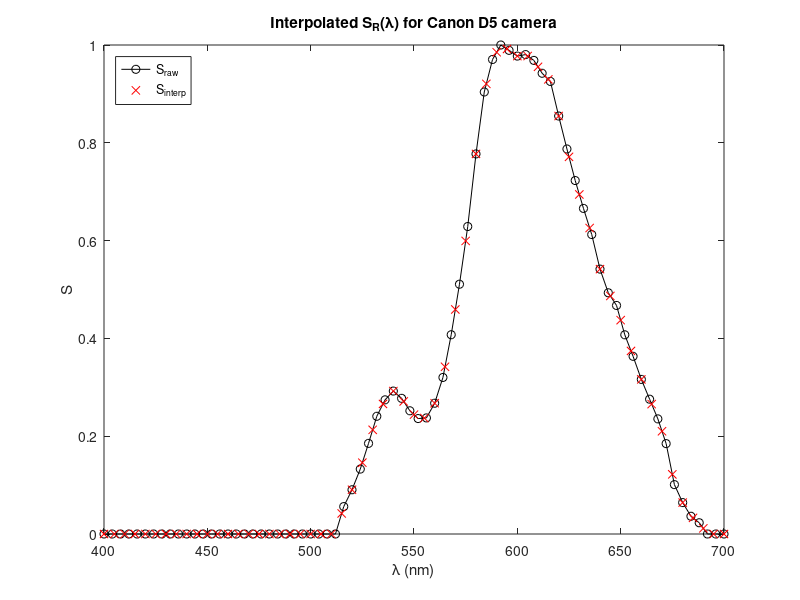
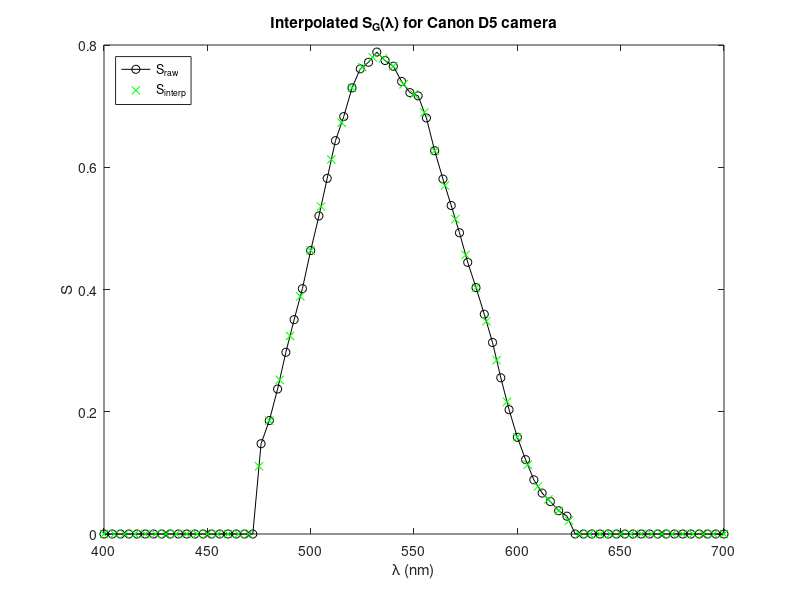
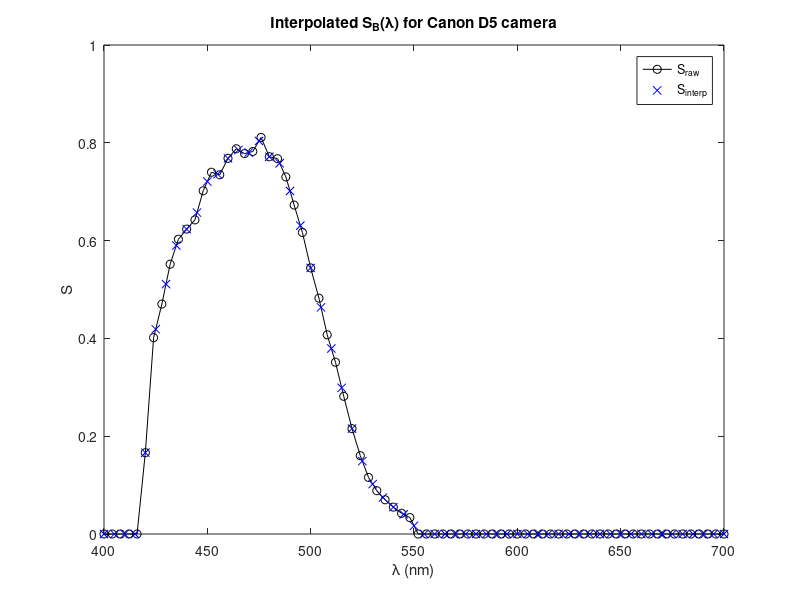

The MATLAB source for these figures, in order: (Note: this script raises an error after producing the figures.)
%%reading the spectral sensitivity, S(lambda), of Canon D5 camera
[data] = textread('2_Spectral_Imaging/camera_8_spectra.txt','','delimiter', ' ');
Lambda_raw = data(:,1); %1st column of data is the wavelength
S_R_raw = data(:,2); %2nd column contains the sensitivity on R channel
S_G_raw = data(:,3); %3rd column contains the sensitivity on G channel
S_B_raw = data(:,4); %4th column contains the sensitivity on B channel

%majority of the spectral power distribution P(lambda) of light sources and
%reflectance of an object R(lambda) are in intervals d_lambda = 5nm.
%The S(lambada) that we have are in intervals of 4nm, thus, we need to
%interpolate the data:
Lamda = [400:5:700]; %400 to 700 nm in intervals of 5nm
Lamda = Lamda'; %transposing Lambda
%final spectral sensitivity with correct inteval:
S_R = interp1(Lambda_raw, S_R_raw, Lamda); 
S_G = interp1(Lambda_raw, S_G_raw, Lamda);
S_B = interp1(Lambda_raw, S_B_raw, Lamda);

%% Plotting the interpolated values
figure(1); plot(Lambda_raw, S_R_raw,'-ko'); hold on; plot(Lamda,S_R,'rx'); 
legend('S_{raw}','S_{interp}', 'Location','northwest');
xlabel('\lambda (nm)'); ylabel ('S');
title('Interpolated S_{R}(\lambda) for Canon D5 camera');
figure(2); plot(Lambda_raw, S_G_raw,'-ko'); hold on; plot(Lamda,S_G,'gx');
legend('S_{raw}','S_{interp}', 'Location','northwest');
xlabel('\lambda (nm)'); ylabel ('S');
title('Interpolated S_{G}(\lambda) for Canon D5 camera');
figure(3); plot(Lambda_raw, S_B_raw,'-ko'); hold on; plot(Lamda,S_B,'bx');
legend('S_{raw}','S_{interp}', 'Location','northeast');
xlabel('\lambda (nm)'); ylabel ('S');
title('Interpolated S_{B}(\lambda) for Canon D5 camera');

%% Reading the xls file
P_lambda = readmatrix('2_Spectral_Imaging/D65_and_A.xls'); %light source
%P_lambda = readmatrix('Fluorescents.xls'); %lightsource of fluorescent
R_lambda = readmatrix('2_Spectral_Imaging/MacbethColorChecker.xls'); %reflectivity of object

%The light source and macbeth color chart does not match the range of our
%desired wavelength - lightsource (300,830), macbeth(380,780).
%To match, we will only extract 400 to 700nm.
range = P_lambda(:, 1) > 399 & P_lambda(:, 1) < 701;
P_lambda = P_lambda(range, :);
range = R_lambda(:, 1) > 399 & R_lambda(:, 1) < 701;
R_lambda = R_lambda(range, :);

%% Applying equation 2
j = 2 %index of lightsource data, j=2 for A, j=8 for D65
t = tiledlayout(4,6,'TileSpacing','none','Padding','compact');
V_red_all = [];
for i = 2:25 %index of Macbeth patches, starts at i=2 
    %element-to-element multiplication and getting the integral/summation
    PRS_red = P_lambda(:,j).* R_lambda(:,i).*S_R(:,1); 
    PRS_red_sum = sum(PRS_red);
    PRS_green = P_lambda(:,j).* R_lambda(:,i).*S_G(:,1);
    PRS_green_sum = sum(PRS_green);
    PRS_blue = P_lambda(:,j).* R_lambda(:,i).*S_B(:,1);
    PRS_blue_sum = sum(PRS_blue);
    
    PS_red = P_lambda(:,j).* S_R(:,1);
    PS_red_sum = sum(PS_red);
    PS_green = P_lambda(:,j).* S_G(:,1);
    PS_green_sum = sum(PS_green);
    PS_blue = P_lambda(:,j).* S_B(:,1);
    PS_blue_sum = sum(PS_blue);
    
    V_red = (PRS_red_sum/PS_red_sum);
    V_green = (PRS_green_sum/PS_green_sum);
    V_blue = (PRS_blue_sum/PS_blue_sum);
    %V_red = PRS_red_sum;
    %V_red_all = [V_red_all, V_red];
    %V_green = PRS_green_sum;
    %V_blue = PRS_blue_sum;
    
    %creating the individual patches
    PATCH = ones(100,100,3);
    PATCH(:,:,1) = V_red;
    PATCH(:,:,2) = V_green;
    PATCH(:,:,3) = V_blue;
    nexttile; imshow(PATCH);
end
%% Rendering a scene/natural images
%[data] = textread('Spectral_Imaging/camera_8_spectra.txt','','delimiter', ' ');
[data] = textread('2_Spectral_Imaging/Nikon D1X.txt','','delimiter', ' ');
Lambda_raw = data(:,1); %1st column of data is the wavelength
S_R_raw = data(:,2); %2nd column contains the sensitivity on R channel
S_G_raw = data(:,3); %3rd column contains the sensitivity on G channel
S_B_raw = data(:,4); %4th column contains the sensitivity on B channel

Lamda = [400:10:700]; %400 to 700 nm in intervals of 5nm
Lamda = Lamda'; %transposing Lambda

%final spectral sensitivity with correct interval:
S_R = interp1(Lambda_raw, S_R_raw, Lamda); 
S_G = interp1(Lambda_raw, S_G_raw, Lamda);
S_B = interp1(Lambda_raw, S_B_raw, Lamda);

%load Spectral_Imaging/Scene7/ref_ribeira1bbb_reg1.mat
load 2_Spectral_Imaging/Scene4/ref_cyflower1bb_reg1.mat
R_lambda = reflectances;
R_lambda(:,:,33) = []; %removing 720nm
R_lambda(:,:,32) = []; %removing 710nm

%% 
for j = 2:6:6
    %P_lambda = readmatrix('Spectral_Imaging/Fluorescents.xls'); %lightsource of fluorescent
    P_lambda = readmatrix('2_Spectral_Imaging/D65_and_A.xls');
    %P_lambda(1,:)= []; %for Fluorescent light
    range = P_lambda(:, 1) > 399 & P_lambda(:, 1) < 701;
    P_lambda = interp1(P_lambda(:,1), P_lambda(:,j), Lamda); 
    
    V_red_all = [];
    V_green_all = [];
    V_blue_all = [];
    for x = 1:size(R_lambda,1)
        V_red_column = [];
        V_green_column = [];
        V_blue_column = [];
        for y = 1:size(R_lambda,2)
            R_lambda_1 = [];
            for z = 1:31
                R_lambda_1 = [R_lambda_1, R_lambda(x,y,z)];
            end
            R_lambda_1 = R_lambda_1.';
            PRS_red = P_lambda(:,1).* R_lambda_1(:,1).*S_R(:,1); 
            PRS_red_sum = sum(PRS_red);
            PRS_green = P_lambda(:,1).* R_lambda_1(:,1).*S_G(:,1);
            PRS_green_sum = sum(PRS_green);
            PRS_blue = P_lambda(:,1).* R_lambda_1(:,1).*S_B(:,1);
            PRS_blue_sum = sum(PRS_blue);
            
            PS_red = P_lambda(:,1).* S_R(:,1);
            PS_red_sum = sum(PS_red);
            PS_green = P_lambda(:,1).* S_G(:,1);
            PS_green_sum = sum(PS_green);
            PS_blue = P_lambda(:,1).* S_B(:,1);
            PS_blue_sum = sum(PS_blue);
    
            V_red = (PRS_red_sum/PS_red_sum);
            V_red_column = [V_red_column,V_red];
            V_green = (PRS_green_sum/PS_green_sum);
            V_green_column = [V_green_column,V_green];
            V_blue = (PRS_blue_sum/PS_blue_sum);
            V_blue_column = [V_blue_column,V_blue];
        end
        V_red_all = [V_red_all;V_red_column];
        V_green_all = [V_green_all;V_green_column];
        V_blue_all = [V_blue_all;V_blue_column];
    
    end
    
    figure(j)
    imshow(cat(3,V_red_all,V_green_all,V_blue_all))
end 